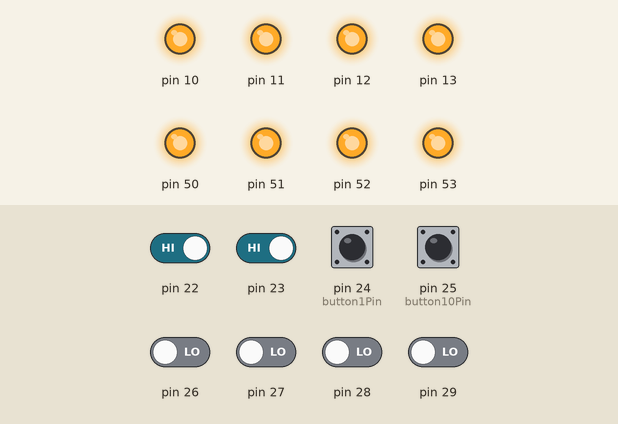
Bench run of a sketch on a simulated Arduino Mega 2560, built with avr-gcc and run on an emulated ATmega2560. Shown: output pins drawn as LEDs (lit = HIGH). Dashed ring = blinking. The test bench sets the inputs (shaded band); at power-on: pin 22, pin 23, pin 24 (button1Pin), pin 25 (button10Pin) HIGH, pin 26–29 LOW.

Above: at 1.2 s.
1.3 s: pin 23 driven LOW
At 3.0 s:
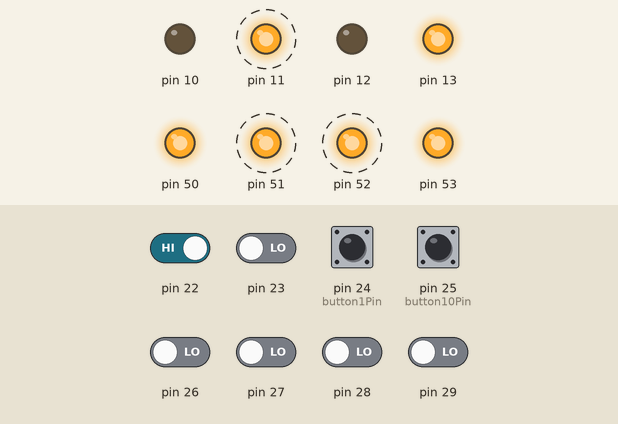
4.3 s: pin 22 driven LOW
At 4.9 s:
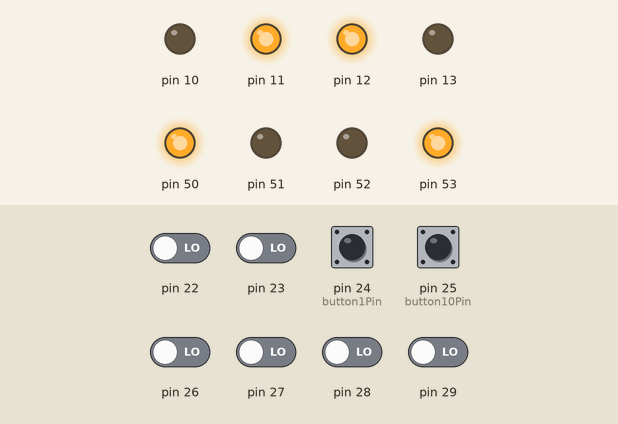
5.8 s: pin 22 driven HIGH
At 6.1 s:
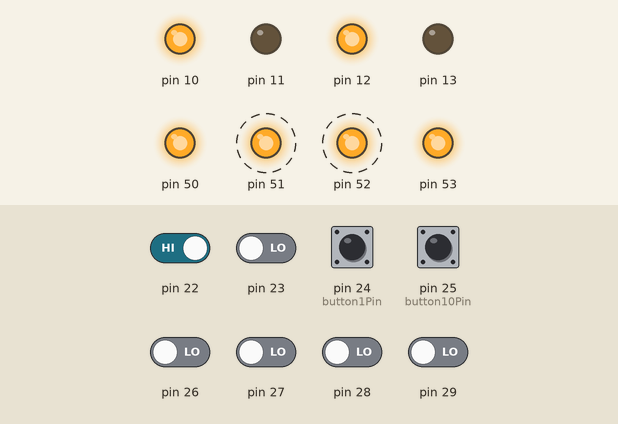
8.8 s: pin 23 driven HIGH
At 9.5 s:
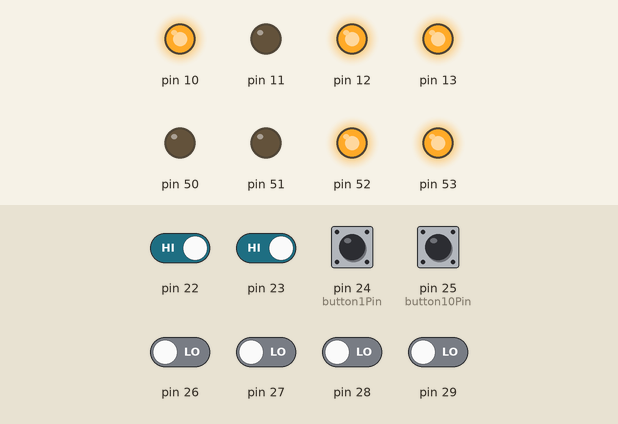
10.3 s: pin 23 driven LOW
At 12.4 s:
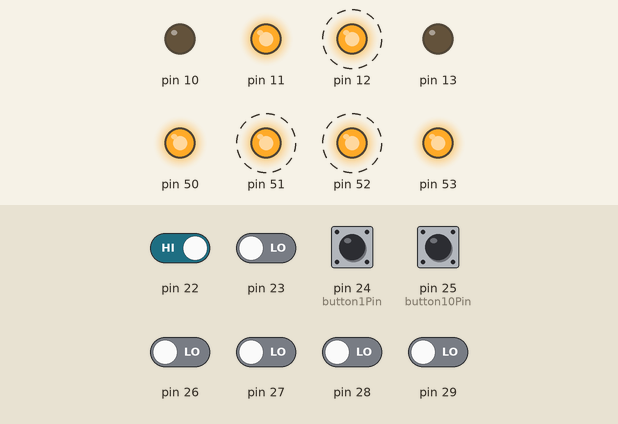
Timing chart, 0 to 25.0 s (numbered marks = the images above; inputs shaded):
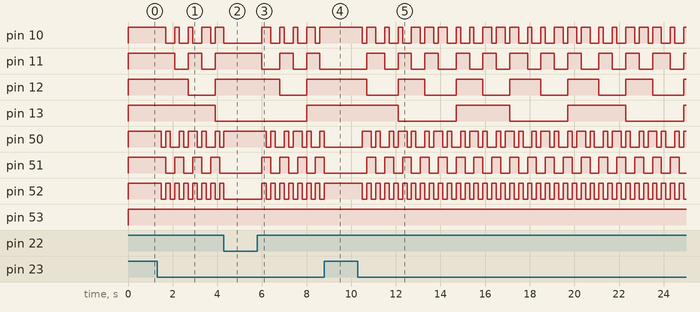

The sketch:

counter.ino
```cpp
// button 1 - add one
// button 2 - add ten

byte counter;
const byte button1Pin = 24;
const byte button10Pin = 25;

void setup() {
  DDRB = 255;
  counter = 0;

  pinMode(button1Pin, INPUT_PULLUP); // A0
  pinMode(button10Pin, INPUT_PULLUP); // A1
}

void loop() {
  byte button1State = PINA & 0b00000001;
  byte button10State = PINA & 0b00000010;

  if ((button1State == LOW) && (button10State == HIGH)) {
    ++counter;
    delay(200);
  }

  if ((button10State == LOW) && (button1State == HIGH)) {
    counter += 10;
    delay(200);
  }

  PORTB = ~counter;
}
```

Measured:
- after the input at 1.3 s, pin 10: HIGH → LOW after 0.40 s, → HIGH 0.40 s later, → LOW 0.20 s later, → HIGH 0.40 s later, … (8 changes in this stretch); pin 11: alternates HIGH for 0.60 s and LOW for 0.60 s, starting after 0.80 s
- after the input at 4.3 s, pin 10, pin 52: goes on until 4.3 s, then stays LOW; pin 11: stays HIGH (without the input it goes to LOW after 0.20 s); pin 12: stays HIGH (without the input it goes to LOW after 1.0 s); pin 50: goes on until 4.3 s, then stays HIGH; pin 51: stops changing and stays LOW
- after the input at 5.8 s, pin 10: LOW → HIGH after 0.20 s, → LOW 0.40 s later, → HIGH 0.40 s later, → LOW 0.20 s later, … (9 changes in this stretch); pin 11: goes LOW 0.80 s, HIGH 0.60 s, LOW 0.60 s, HIGH 0.60 s, then LOW, starting after 0.20 s
- after the input at 8.8 s, pin 10: stops changing and stays HIGH; pin 11: stays LOW (without the input it goes to HIGH after 0.40 s); pin 12: stays HIGH (without the input it goes to LOW after 0.40 s); pin 50, pin 51: goes on until 8.8 s, then stays LOW; pin 52: goes on until 8.8 s, then stays HIGH
- after the input at 10.3 s, pin 10: HIGH → LOW after 0.20 s, then repeats every 3.2 s: HIGH 0.40 s, 2 × (LOW 0.40 s, HIGH 0.20 s), LOW 0.40 s, 2 × (HIGH 0.40 s, LOW 0.20 s); pin 11: LOW → HIGH after 0.40 s, then repeats every 6.4 s: 2 × (LOW 0.60 s, HIGH 0.60 s), LOW 0.80 s, 2 × (HIGH 0.60 s, LOW 0.60 s), HIGH 0.80 s
